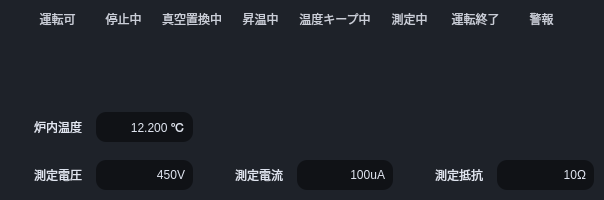
        <widget class="QFrame" name="gridFrame_2">
         <property name="minimumSize">
          <size>
           <width>0</width>
           <height>0</height>
          </size>
         </property>
         <property name="maximumSize">
          <size>
           <width>16777215</width>
           <height>240</height>
          </size>
         </property>
         <property name="styleSheet">
          <string notr="true">QFrame{
	background-color: rgb(30, 34, 41);
	border-color:rgb(30, 34, 41);
	border-width: 1px;
	border-style: solid;
	border-radius: 10px;
	font: 12px bold italic large &quot;游ゴシック&quot;;
}</string>
         </property>
         <layout class="QGridLayout" name="gridLayout_5">
          <property name="leftMargin">
           <number>0</number>
          </property>
          <property name="topMargin">
           <number>0</number>
          </property>
          <property name="rightMargin">
           <number>0</number>
          </property>
          <property name="bottomMargin">
           <number>0</number>
          </property>
          <property name="spacing">
           <number>0</number>
          </property>
          <item row="0" column="0">
           <widget class="QFrame" name="frame_13">
            <property name="styleSheet">
             <string notr="true">border:none</string>
            </property>
            <property name="frameShape">
             <enum>QFrame::StyledPanel</enum>
            </property>
            <property name="frameShadow">
             <enum>QFrame::Raised</enum>
            </property>
            <layout class="QHBoxLayout" name="horizontalLayout_2">
             <property name="spacing">
              <number>10</number>
             </property>
             <property name="leftMargin">
              <number>20</number>
             </property>
             <property name="rightMargin">
              <number>20</number>
             </property>
             <item>
              <widget class="QFrame" name="frame_30">
               <property name="minimumSize">
                <size>
                 <width>0</width>
                 <height>0</height>
                </size>
               </property>
               <property name="maximumSize">
                <size>
                 <width>16777215</width>
                 <height>16777215</height>
                </size>
               </property>
               <property name="frameShape">
                <enum>QFrame::StyledPanel</enum>
               </property>
               <property name="frameShadow">
                <enum>QFrame::Raised</enum>
               </property>
               <layout class="QGridLayout" name="Layout_Status_MSStatus">
                <property name="topMargin">
                 <number>0</number>
                </property>
                <property name="bottomMargin">
                 <number>0</number>
                </property>
                <item row="0" column="5">
                 <widget class="QLabel" name="label_37">
                  <property name="styleSheet">
                   <string notr="true">font: 12px &quot;游ゴシック&quot;;
color: rgb(202, 206, 216);
padding-right:5px;</string>
                  </property>
                  <property name="text">
                   <string>測定中</string>
                  </property>
                  <property name="alignment">
                   <set>Qt::AlignCenter</set>
                  </property>
                 </widget>
                </item>
                <item row="1" column="6">
                 <widget class="QFrame" name="frame_23">
                  <property name="minimumSize">
                   <size>
                    <width>60</width>
                    <height>60</height>
                   </size>
                  </property>
                  <property name="maximumSize">
                   <size>
                    <width>60</width>
                    <height>60</height>
                   </size>
                  </property>
                  <property name="styleSheet">
                   <string notr="true"/>
                  </property>
                  <property name="frameShape">
                   <enum>QFrame::NoFrame</enum>
                  </property>
                  <property name="frameShadow">
                   <enum>QFrame::Raised</enum>
                  </property>
                  <layout class="QGridLayout" name="Layout_Status_TestFinishing">
                   <property name="leftMargin">
                    <number>0</number>
                   </property>
                   <property name="topMargin">
                    <number>0</number>
                   </property>
                   <property name="rightMargin">
                    <number>0</number>
                   </property>
                   <property name="bottomMargin">
                    <number>0</number>
                   </property>
                   <property name="spacing">
                    <number>0</number>
                   </property>
                  </layout>
                 </widget>
                </item>
                <item row="1" column="7">
                 <widget class="QFrame" name="frame_26">
                  <property name="minimumSize">
                   <size>
                    <width>60</width>
                    <height>60</height>
                   </size>
                  </property>
                  <property name="maximumSize">
                   <size>
                    <width>60</width>
                    <height>60</height>
                   </size>
                  </property>
                  <property name="styleSheet">
                   <string notr="true"/>
                  </property>
                  <property name="frameShape">
                   <enum>QFrame::NoFrame</enum>
                  </property>
                  <property name="frameShadow">
                   <enum>QFrame::Raised</enum>
                  </property>
                  <layout class="QGridLayout" name="Layout_Status_Error">
                   <property name="leftMargin">
                    <number>0</number>
                   </property>
                   <property name="topMargin">
                    <number>0</number>
                   </property>
                   <property name="rightMargin">
                    <number>0</number>
                   </property>
                   <property name="bottomMargin">
                    <number>0</number>
                   </property>
                   <property name="spacing">
                    <number>0</number>
                   </property>
                  </layout>
                 </widget>
                </item>
                <item row="1" column="5">
                 <widget class="QFrame" name="frame_27">
                  <property name="minimumSize">
                   <size>
                    <width>60</width>
                    <height>60</height>
                   </size>
                  </property>
                  <property name="maximumSize">
                   <size>
                    <width>60</width>
                    <height>60</height>
                   </size>
                  </property>
                  <property name="styleSheet">
                   <string notr="true"/>
                  </property>
                  <property name="frameShape">
                   <enum>QFrame::NoFrame</enum>
                  </property>
                  <property name="frameShadow">
                   <enum>QFrame::Raised</enum>
                  </property>
                  <layout class="QGridLayout" name="Layout_Status_Testing">
                   <property name="leftMargin">
                    <number>0</number>
                   </property>
                   <property name="topMargin">
                    <number>0</number>
                   </property>
                   <property name="rightMargin">
                    <number>0</number>
                   </property>
                   <property name="bottomMargin">
                    <number>0</number>
                   </property>
                   <property name="spacing">
                    <number>0</number>
                   </property>
                  </layout>
                 </widget>
                </item>
                <item row="1" column="1">
                 <widget class="QFrame" name="frame_24">
                  <property name="minimumSize">
                   <size>
                    <width>60</width>
                    <height>60</height>
                   </size>
                  </property>
                  <property name="maximumSize">
                   <size>
                    <width>60</width>
                    <height>60</height>
                   </size>
                  </property>
                  <property name="styleSheet">
                   <string notr="true"/>
                  </property>
                  <property name="frameShape">
                   <enum>QFrame::NoFrame</enum>
                  </property>
                  <property name="frameShadow">
                   <enum>QFrame::Raised</enum>
                  </property>
                  <layout class="QGridLayout" name="Layout_Status_STOP">
                   <property name="leftMargin">
                    <number>0</number>
                   </property>
                   <property name="topMargin">
                    <number>0</number>
                   </property>
                   <property name="rightMargin">
                    <number>0</number>
                   </property>
                   <property name="bottomMargin">
                    <number>0</number>
                   </property>
                   <property name="spacing">
                    <number>0</number>
                   </property>
                  </layout>
                 </widget>
                </item>
                <item row="1" column="0">
                 <widget class="QFrame" name="frame_28">
                  <property name="minimumSize">
                   <size>
                    <width>60</width>
                    <height>60</height>
                   </size>
                  </property>
                  <property name="maximumSize">
                   <size>
                    <width>60</width>
                    <height>60</height>
                   </size>
                  </property>
                  <property name="styleSheet">
                   <string notr="true"/>
                  </property>
                  <property name="frameShape">
                   <enum>QFrame::NoFrame</enum>
                  </property>
                  <property name="frameShadow">
                   <enum>QFrame::Raised</enum>
                  </property>
                  <layout class="QGridLayout" name="Layout_Status_RunReady">
                   <property name="leftMargin">
                    <number>0</number>
                   </property>
                   <property name="topMargin">
                    <number>0</number>
                   </property>
                   <property name="rightMargin">
                    <number>0</number>
                   </property>
                   <property name="bottomMargin">
                    <number>0</number>
                   </property>
                   <property name="spacing">
                    <number>0</number>
                   </property>
                  </layout>
                 </widget>
                </item>
                <item row="0" column="6">
                 <widget class="QLabel" name="label_38">
                  <property name="styleSheet">
                   <string notr="true">font: 12px &quot;游ゴシック&quot;;
color: rgb(202, 206, 216);
padding-right:5px;</string>
                  </property>
                  <property name="text">
                   <string>運転終了</string>
                  </property>
                  <property name="alignment">
                   <set>Qt::AlignCenter</set>
                  </property>
                 </widget>
                </item>
                <item row="0" column="4">
                 <widget class="QLabel" name="label_30">
                  <property name="styleSheet">
                   <string notr="true">font: 12px &quot;游ゴシック&quot;;
color: rgb(202, 206, 216);
padding-right:5px;</string>
                  </property>
                  <property name="text">
                   <string>温度キープ中</string>
                  </property>
                  <property name="alignment">
                   <set>Qt::AlignCenter</set>
                  </property>
                 </widget>
                </item>
                <item row="0" column="0">
                 <widget class="QLabel" name="label_45">
                  <property name="styleSheet">
                   <string notr="true">font: 12px &quot;游ゴシック&quot;;
color: rgb(202, 206, 216);
padding-right:5px;</string>
                  </property>
                  <property name="text">
                   <string>運転可</string>
                  </property>
                  <property name="alignment">
                   <set>Qt::AlignCenter</set>
                  </property>
                 </widget>
                </item>
                <item row="0" column="3">
                 <widget class="QLabel" name="label_28">
                  <property name="styleSheet">
                   <string notr="true">font: 12px &quot;游ゴシック&quot;;
color: rgb(202, 206, 216);
padding-right:5px;</string>
                  </property>
                  <property name="text">
                   <string>昇温中</string>
                  </property>
                  <property name="alignment">
                   <set>Qt::AlignCenter</set>
                  </property>
                 </widget>
                </item>
                <item row="1" column="3">
                 <widget class="QFrame" name="frame_22">
                  <property name="minimumSize">
                   <size>
                    <width>60</width>
                    <height>60</height>
                   </size>
                  </property>
                  <property name="maximumSize">
                   <size>
                    <width>60</width>
                    <height>60</height>
                   </size>
                  </property>
                  <property name="styleSheet">
                   <string notr="true"/>
                  </property>
                  <property name="frameShape">
                   <enum>QFrame::NoFrame</enum>
                  </property>
                  <property name="frameShadow">
                   <enum>QFrame::Raised</enum>
                  </property>
                  <layout class="QGridLayout" name="Layout_Status_Heating">
                   <property name="leftMargin">
                    <number>0</number>
                   </property>
                   <property name="topMargin">
                    <number>0</number>
                   </property>
                   <property name="rightMargin">
                    <number>0</number>
                   </property>
                   <property name="bottomMargin">
                    <number>0</number>
                   </property>
                   <property name="spacing">
                    <number>0</number>
                   </property>
                  </layout>
                 </widget>
                </item>
                <item row="1" column="4">
                 <widget class="QFrame" name="frame_25">
                  <property name="minimumSize">
                   <size>
                    <width>60</width>
                    <height>60</height>
                   </size>
                  </property>
                  <property name="maximumSize">
                   <size>
                    <width>60</width>
                    <height>60</height>
                   </size>
                  </property>
                  <property name="styleSheet">
                   <string notr="true"/>
                  </property>
                  <property name="frameShape">
                   <enum>QFrame::NoFrame</enum>
                  </property>
                  <property name="frameShadow">
                   <enum>QFrame::Raised</enum>
                  </property>
                  <layout class="QGridLayout" name="Layout_Status_KeepTemp">
                   <property name="leftMargin">
                    <number>0</number>
                   </property>
                   <property name="topMargin">
                    <number>0</number>
                   </property>
                   <property name="rightMargin">
                    <number>0</number>
                   </property>
                   <property name="bottomMargin">
                    <number>0</number>
                   </property>
                   <property name="spacing">
                    <number>0</number>
                   </property>
                  </layout>
                 </widget>
                </item>
                <item row="0" column="7">
                 <widget class="QLabel" name="label_39">
                  <property name="maximumSize">
                   <size>
                    <width>16777215</width>
                    <height>30</height>
                   </size>
                  </property>
                  <property name="styleSheet">
                   <string notr="true">font: 12px &quot;游ゴシック&quot;;
color: rgb(202, 206, 216);
padding-right:5px;</string>
                  </property>
                  <property name="text">
                   <string>警報</string>
                  </property>
                  <property name="alignment">
                   <set>Qt::AlignCenter</set>
                  </property>
                 </widget>
                </item>
                <item row="0" column="1">
                 <widget class="QLabel" name="label_17">
                  <property name="styleSheet">
                   <string notr="true">font: 12px &quot;游ゴシック&quot;;
color: rgb(202, 206, 216);
padding-right:5px;</string>
                  </property>
                  <property name="text">
                   <string>停止中</string>
                  </property>
                  <property name="alignment">
                   <set>Qt::AlignCenter</set>
                  </property>
                 </widget>
                </item>
                <item row="0" column="2">
                 <widget class="QLabel" name="label_40">
                  <property name="styleSheet">
                   <string notr="true">font: 12px &quot;游ゴシック&quot;;
color: rgb(202, 206, 216);
padding-right:5px;</string>
                  </property>
                  <property name="text">
                   <string>真空置換中</string>
                  </property>
                  <property name="alignment">
                   <set>Qt::AlignCenter</set>
                  </property>
                 </widget>
                </item>
                <item row="1" column="2">
                 <widget class="QFrame" name="frame_29">
                  <property name="minimumSize">
                   <size>
                    <width>60</width>
                    <height>60</height>
                   </size>
                  </property>
                  <property name="maximumSize">
                   <size>
                    <width>60</width>
                    <height>60</height>
                   </size>
                  </property>
                  <property name="styleSheet">
                   <string notr="true"/>
                  </property>
                  <property name="frameShape">
                   <enum>QFrame::NoFrame</enum>
                  </property>
                  <property name="frameShadow">
                   <enum>QFrame::Raised</enum>
                  </property>
                  <layout class="QGridLayout" name="Layout_Status_Vacuum">
                   <property name="leftMargin">
                    <number>0</number>
                   </property>
                   <property name="topMargin">
                    <number>0</number>
                   </property>
                   <property name="rightMargin">
                    <number>0</number>
                   </property>
                   <property name="bottomMargin">
                    <number>0</number>
                   </property>
                   <property name="spacing">
                    <number>0</number>
                   </property>
                  </layout>
                 </widget>
                </item>
               </layout>
               <zorder>frame_27</zorder>
               <zorder>frame_26</zorder>
               <zorder>frame_24</zorder>
               <zorder>frame_22</zorder>
               <zorder>frame_23</zorder>
               <zorder>frame_25</zorder>
               <zorder>label_28</zorder>
               <zorder>label_30</zorder>
               <zorder>label_37</zorder>
               <zorder>label_38</zorder>
               <zorder>label_39</zorder>
               <zorder>label_17</zorder>
               <zorder>label_45</zorder>
               <zorder>frame_28</zorder>
               <zorder>label_40</zorder>
               <zorder>frame_29</zorder>
              </widget>
             </item>
            </layout>
           </widget>
          </item>
          <item row="1" column="0">
           <widget class="QFrame" name="frame_14">
            <property name="minimumSize">
             <size>
              <width>0</width>
              <height>50</height>
             </size>
            </property>
            <property name="maximumSize">
             <size>
              <width>16777215</width>
              <height>16777215</height>
             </size>
            </property>
            <property name="styleSheet">
             <string notr="true">border:none</string>
            </property>
            <property name="frameShape">
             <enum>QFrame::StyledPanel</enum>
            </property>
            <property name="frameShadow">
             <enum>QFrame::Raised</enum>
            </property>
            <layout class="QGridLayout" name="gridLayout_23">
             <property name="leftMargin">
              <number>0</number>
             </property>
             <property name="topMargin">
              <number>0</number>
             </property>
             <property name="rightMargin">
              <number>0</number>
             </property>
             <property name="bottomMargin">
              <number>0</number>
             </property>
             <property name="spacing">
              <number>0</number>
             </property>
             <item row="1" column="0">
              <widget class="QFrame" name="frame_17">
               <property name="minimumSize">
                <size>
                 <width>200</width>
                 <height>0</height>
                </size>
               </property>
               <property name="maximumSize">
                <size>
                 <width>16777215</width>
                 <height>16777215</height>
                </size>
               </property>
               <property name="frameShape">
                <enum>QFrame::StyledPanel</enum>
               </property>
               <property name="frameShadow">
                <enum>QFrame::Raised</enum>
               </property>
               <layout class="QGridLayout" name="gridLayout_30">
                <item row="0" column="1">
                 <widget class="QLabel" name="realtime_Voltage_lineEdit">
                  <property name="minimumSize">
                   <size>
                    <width>0</width>
                    <height>0</height>
                   </size>
                  </property>
                  <property name="maximumSize">
                   <size>
                    <width>16777215</width>
                    <height>16777215</height>
                   </size>
                  </property>
                  <property name="styleSheet">
                   <string notr="true">font: 30px &quot;游ゴシック&quot;;
color: rgb(225, 230, 241);
padding-right:5px;
background-color: rgb(16, 18, 22);</string>
                  </property>
                  <property name="text">
                   <string>450V</string>
                  </property>
                  <property name="alignment">
                   <set>Qt::AlignRight|Qt::AlignTrailing|Qt::AlignVCenter</set>
                  </property>
                 </widget>
                </item>
                <item row="0" column="0">
                 <widget class="QLabel" name="label_31">
                  <property name="minimumSize">
                   <size>
                    <width>80</width>
                    <height>30</height>
                   </size>
                  </property>
                  <property name="maximumSize">
                   <size>
                    <width>60</width>
                    <height>16777215</height>
                   </size>
                  </property>
                  <property name="styleSheet">
                   <string notr="true">font: 18px &quot;游ゴシック&quot;;
color: rgb(225, 230, 241);
padding-right:5px;</string>
                  </property>
                  <property name="text">
                   <string>測定電圧</string>
                  </property>
                  <property name="alignment">
                   <set>Qt::AlignRight|Qt::AlignTrailing|Qt::AlignVCenter</set>
                  </property>
                 </widget>
                </item>
               </layout>
              </widget>
             </item>
             <item row="1" column="3">
              <widget class="QFrame" name="frame_21">
               <property name="minimumSize">
                <size>
                 <width>200</width>
                 <height>0</height>
                </size>
               </property>
               <property name="maximumSize">
                <size>
                 <width>16777215</width>
                 <height>16777215</height>
                </size>
               </property>
               <property name="frameShape">
                <enum>QFrame::StyledPanel</enum>
               </property>
               <property name="frameShadow">
                <enum>QFrame::Raised</enum>
               </property>
               <layout class="QGridLayout" name="gridLayout_32">
                <item row="0" column="0">
                 <widget class="QLabel" name="label_34">
                  <property name="minimumSize">
                   <size>
                    <width>80</width>
                    <height>30</height>
                   </size>
                  </property>
                  <property name="maximumSize">
                   <size>
                    <width>60</width>
                    <height>16777215</height>
                   </size>
                  </property>
                  <property name="styleSheet">
                   <string notr="true">font: 18px &quot;游ゴシック&quot;;
color: rgb(225, 230, 241);
padding-right:5px;</string>
                  </property>
                  <property name="text">
                   <string>測定抵抗</string>
                  </property>
                  <property name="alignment">
                   <set>Qt::AlignRight|Qt::AlignTrailing|Qt::AlignVCenter</set>
                  </property>
                 </widget>
                </item>
                <item row="0" column="1">
                 <widget class="QLabel" name="realtime_Resistor_lineEdit">
                  <property name="minimumSize">
                   <size>
                    <width>0</width>
                    <height>0</height>
                   </size>
                  </property>
                  <property name="maximumSize">
                   <size>
                    <width>16777215</width>
                    <height>16777215</height>
                   </size>
                  </property>
                  <property name="styleSheet">
                   <string notr="true">font: 30px &quot;游ゴシック&quot;;
color: rgb(225, 230, 241);
padding-right:5px;
background-color: rgb(16, 18, 22);</string>
                  </property>
                  <property name="text">
                   <string>10Ω</string>
                  </property>
                  <property name="alignment">
                   <set>Qt::AlignRight|Qt::AlignTrailing|Qt::AlignVCenter</set>
                  </property>
                 </widget>
                </item>
               </layout>
              </widget>
             </item>
             <item row="1" column="2">
              <widget class="QFrame" name="frame_67">
               <property name="minimumSize">
                <size>
                 <width>200</width>
                 <height>0</height>
                </size>
               </property>
               <property name="maximumSize">
                <size>
                 <width>16777215</width>
                 <height>16777215</height>
                </size>
               </property>
               <property name="frameShape">
                <enum>QFrame::StyledPanel</enum>
               </property>
               <property name="frameShadow">
                <enum>QFrame::Raised</enum>
               </property>
               <layout class="QGridLayout" name="gridLayout_33">
                <item row="0" column="0">
                 <widget class="QLabel" name="label_35">
                  <property name="minimumSize">
                   <size>
                    <width>80</width>
                    <height>30</height>
                   </size>
                  </property>
                  <property name="maximumSize">
                   <size>
                    <width>60</width>
                    <height>16777215</height>
                   </size>
                  </property>
                  <property name="styleSheet">
                   <string notr="true">font: 18px &quot;游ゴシック&quot;;
color: rgb(225, 230, 241);
padding-right:5px;</string>
                  </property>
                  <property name="text">
                   <string>測定電流</string>
                  </property>
                  <property name="alignment">
                   <set>Qt::AlignRight|Qt::AlignTrailing|Qt::AlignVCenter</set>
                  </property>
                 </widget>
                </item>
                <item row="0" column="1">
                 <widget class="QLabel" name="realtime_Current_lineEdit">
                  <property name="minimumSize">
                   <size>
                    <width>0</width>
                    <height>0</height>
                   </size>
                  </property>
                  <property name="maximumSize">
                   <size>
                    <width>16777215</width>
                    <height>16777215</height>
                   </size>
                  </property>
                  <property name="styleSheet">
                   <string notr="true">font: 30px &quot;游ゴシック&quot;;
color: rgb(225, 230, 241);
padding-right:5px;
background-color: rgb(16, 18, 22);</string>
                  </property>
                  <property name="text">
                   <string>100uA</string>
                  </property>
                  <property name="alignment">
                   <set>Qt::AlignRight|Qt::AlignTrailing|Qt::AlignVCenter</set>
                  </property>
                 </widget>
                </item>
               </layout>
              </widget>
             </item>
             <item row="0" column="0">
              <widget class="QFrame" name="frame_16">
               <property name="minimumSize">
                <size>
                 <width>200</width>
                 <height>0</height>
                </size>
               </property>
               <property name="maximumSize">
                <size>
                 <width>16777215</width>
                 <height>16777215</height>
                </size>
               </property>
               <property name="frameShape">
                <enum>QFrame::StyledPanel</enum>
               </property>
               <property name="frameShadow">
                <enum>QFrame::Raised</enum>
               </property>
               <layout class="QGridLayout" name="gridLayout_25">
                <item row="0" column="0">
                 <widget class="QLabel" name="label_23">
                  <property name="minimumSize">
                   <size>
                    <width>80</width>
                    <height>30</height>
                   </size>
                  </property>
                  <property name="maximumSize">
                   <size>
                    <width>60</width>
                    <height>16777215</height>
                   </size>
                  </property>
                  <property name="styleSheet">
                   <string notr="true">font: 18px &quot;游ゴシック&quot;;
color: rgb(225, 230, 241);
padding-right:5px;</string>
                  </property>
                  <property name="text">
                   <string>炉内温度</string>
                  </property>
                  <property name="alignment">
                   <set>Qt::AlignRight|Qt::AlignTrailing|Qt::AlignVCenter</set>
                  </property>
                 </widget>
                </item>
                <item row="0" column="1">
                 <widget class="QLabel" name="realtime_Temp_lineEdit">
                  <property name="minimumSize">
                   <size>
                    <width>0</width>
                    <height>0</height>
                   </size>
                  </property>
                  <property name="maximumSize">
                   <size>
                    <width>16777215</width>
                    <height>16777215</height>
                   </size>
                  </property>
                  <property name="styleSheet">
                   <string notr="true">font: 30px &quot;游ゴシック&quot;;
color: rgb(225, 230, 241);
padding-right:5px;
background-color: rgb(16, 18, 22);</string>
                  </property>
                  <property name="text">
                   <string>12.200 ℃</string>
                  </property>
                  <property name="alignment">
                   <set>Qt::AlignRight|Qt::AlignTrailing|Qt::AlignVCenter</set>
                  </property>
                 </widget>
                </item>
               </layout>
              </widget>
             </item>
            </layout>
           </widget>
          </item>
         </layout>
        </widget>
